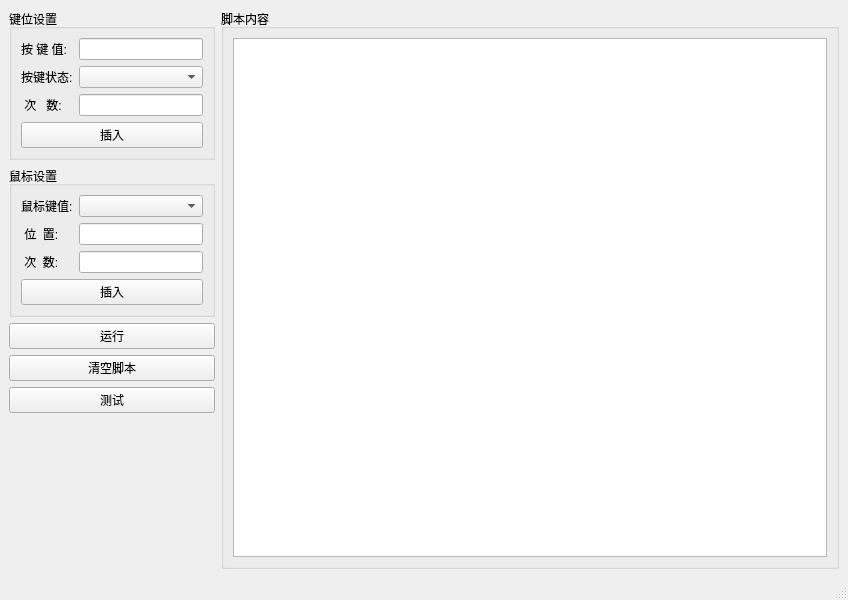
<?xml version="1.0" encoding="UTF-8"?>
<ui version="4.0">
 <class>MainWindow</class>
 <widget class="QMainWindow" name="MainWindow">
  <property name="geometry">
   <rect>
    <x>0</x>
    <y>0</y>
    <width>848</width>
    <height>600</height>
   </rect>
  </property>
  <property name="windowTitle">
   <string>轻松游戏</string>
  </property>
  <widget class="QWidget" name="centralwidget">
   <layout class="QHBoxLayout" name="horizontalLayout_3" stretch="1,3">
    <item>
     <layout class="QVBoxLayout" name="verticalLayout_2">
      <item>
       <widget class="QGroupBox" name="groupBox">
        <property name="title">
         <string>键位设置</string>
        </property>
        <layout class="QVBoxLayout" name="verticalLayout">
         <item>
          <layout class="QGridLayout" name="gridLayout">
           <item row="0" column="0">
            <widget class="QLabel" name="label">
             <property name="text">
              <string>按 键 值:</string>
             </property>
            </widget>
           </item>
           <item row="0" column="1">
            <widget class="QLineEdit" name="lineEdit"/>
           </item>
           <item row="1" column="0">
            <widget class="QLabel" name="label_3">
             <property name="text">
              <string>按键状态:</string>
             </property>
            </widget>
           </item>
           <item row="2" column="0">
            <widget class="QLabel" name="label_2">
             <property name="text">
              <string> 次   数:</string>
             </property>
            </widget>
           </item>
           <item row="2" column="1">
            <widget class="QLineEdit" name="lineEdit_3"/>
           </item>
           <item row="1" column="1">
            <widget class="QComboBox" name="comboBox_2">
             <property name="editable">
              <bool>false</bool>
             </property>
             <property name="currentText">
              <string/>
             </property>
             <property name="currentIndex">
              <number>-1</number>
             </property>
            </widget>
           </item>
          </layout>
         </item>
         <item>
          <widget class="QPushButton" name="pushButton">
           <property name="text">
            <string>插入</string>
           </property>
          </widget>
         </item>
        </layout>
       </widget>
      </item>
      <item>
       <widget class="QGroupBox" name="groupBox_3">
        <property name="title">
         <string>鼠标设置</string>
        </property>
        <layout class="QVBoxLayout" name="verticalLayout_3">
         <item>
          <layout class="QGridLayout" name="gridLayout_2">
           <item row="0" column="0">
            <widget class="QLabel" name="label_4">
             <property name="text">
              <string>鼠标键值:</string>
             </property>
            </widget>
           </item>
           <item row="0" column="1">
            <widget class="QComboBox" name="comboBox"/>
           </item>
           <item row="1" column="0">
            <widget class="QLabel" name="label_5">
             <property name="text">
              <string> 位  置:</string>
             </property>
            </widget>
           </item>
           <item row="1" column="1">
            <widget class="QLineEdit" name="lineEdit_4"/>
           </item>
           <item row="2" column="0">
            <widget class="QLabel" name="label_6">
             <property name="text">
              <string> 次  数:</string>
             </property>
            </widget>
           </item>
           <item row="2" column="1">
            <widget class="QLineEdit" name="lineEdit_5"/>
           </item>
          </layout>
         </item>
         <item>
          <widget class="QPushButton" name="pushButton_2">
           <property name="text">
            <string>插入</string>
           </property>
          </widget>
         </item>
        </layout>
       </widget>
      </item>
      <item>
       <widget class="QPushButton" name="pushButton_3">
        <property name="text">
         <string>运行</string>
        </property>
       </widget>
      </item>
      <item>
       <widget class="QPushButton" name="pushButton_4">
        <property name="text">
         <string>清空脚本</string>
        </property>
       </widget>
      </item>
      <item>
       <widget class="QPushButton" name="pushButton_5">
        <property name="text">
         <string>测试</string>
        </property>
       </widget>
      </item>
      <item>
       <spacer name="verticalSpacer">
        <property name="orientation">
         <enum>Qt::Vertical</enum>
        </property>
        <property name="sizeHint" stdset="0">
         <size>
          <width>20</width>
          <height>40</height>
         </size>
        </property>
       </spacer>
      </item>
     </layout>
    </item>
    <item>
     <widget class="QGroupBox" name="groupBox_2">
      <property name="title">
       <string>脚本内容</string>
      </property>
      <layout class="QHBoxLayout" name="horizontalLayout">
       <item>
        <widget class="QTextEdit" name="textEdit"/>
       </item>
      </layout>
     </widget>
    </item>
   </layout>
  </widget>
  <widget class="QMenuBar" name="menubar">
   <property name="geometry">
    <rect>
     <x>0</x>
     <y>0</y>
     <width>848</width>
     <height>21</height>
    </rect>
   </property>
  </widget>
  <widget class="QStatusBar" name="statusbar"/>
 </widget>
 <resources/>
 <connections/>
</ui>
